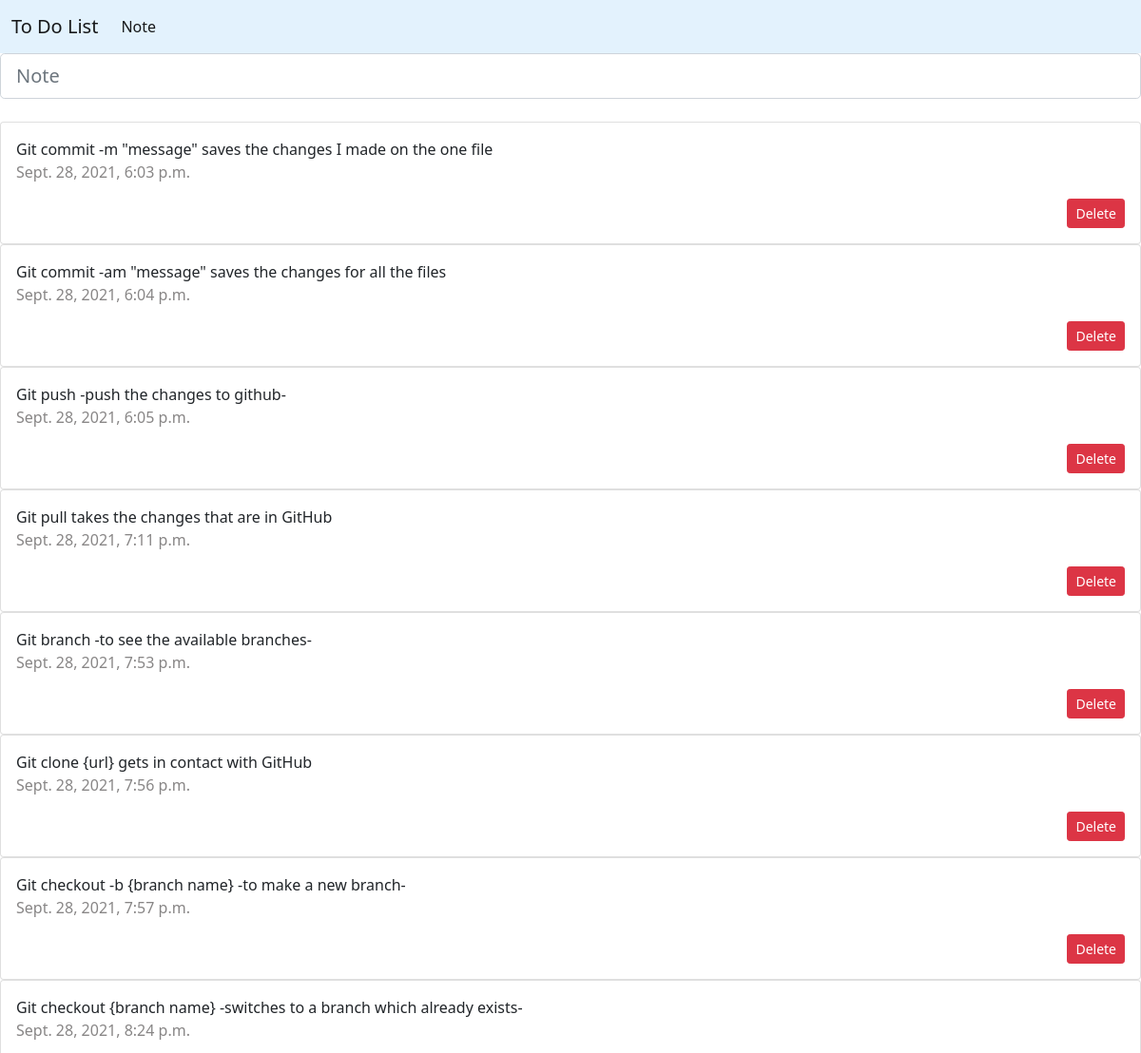
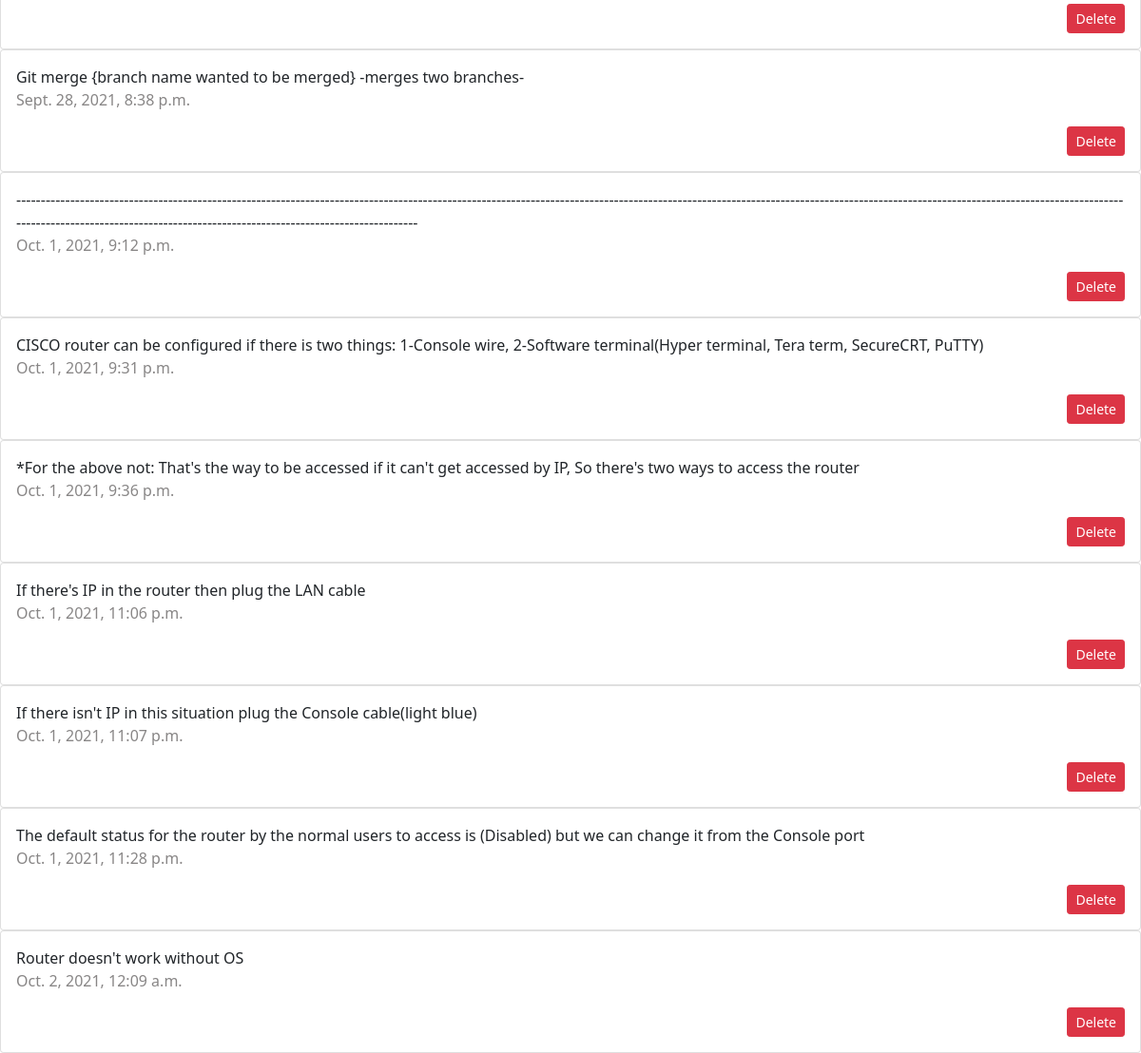
The app's page /note/ with its own data (2 pictures, top to bottom).
### to_do_list/models.py (models this page shows)
class Note(models.Model):
    note = models.TextField()
    publish_date = models.DateTimeField(blank=True, default=datetime.now())
    def __str__(self):
        return self.note

### to_do_list/views.py (the view)
# urls.py: path('note/', note_view, name='note'),
def note_view(request):
    note = Note.objects.all()
    form = Noteform(request.POST)
    return render(request, 'note.html', {'note': note, 'form': form})

### to_do_list/forms.py
class Noteform(forms.Form):
    note = forms.CharField(widget=forms.TextInput(attrs={'class': "form-control form-control-lg", 'type': "text", 'placeholder': "Note",
               'aria-label': "note input"}))

### to_do_list/templates/note.html (shortened to what this page needs)
<!DOCTYPE html>
<html lang="en">
<head>
</head>
{% extends 'navbar.html' %}
{% block content %}
<form method="POST" action="{% url 'add note' %}"> {% csrf_token %}
    {{ form.note }}<br>
</form>
{% if note %}
{% for n in note %}
<div class="card ">
    <div class="card-body">
        {{ n.note|striptags|capfirst }}<br>
        <p style="color: rgb(136, 134, 134);">{{ n.publish_date }}</p>
        <form method="POST" action="{% url 'delete note' %}">
            <div class="d-grid gap-1 justify-content-md-end">
                <button type="submit" class="btn btn-danger btn-sm" name="note_id" value="{{ n.id }}">Delete</button>
            </div>
        </form>
    </div>
</div>
{% endfor %}
{% else %}
<img class="position-absolute top-50 start-50 translate-middle"
    src="https://ihome.agency/en/images/empty-list.png" alt="You really don't have notes?" style="width: 600px;">
{% endif %}
{% endblock %}

### records on screen
Note: note "Git commit -m \"message\" saves the changes I made on the one file", publish_date "Sept. 28, 2021, 6:03 p.m.", {{ n.id }} 53 (drawn)
Note: note "Git commit -am \"message\" saves the changes for all the files", publish_date "Sept. 28, 2021, 6:04 p.m.", {{ n.id }} 54 (drawn)
Note: note "Git push -push the changes to github-", publish_date "Sept. 28, 2021, 6:05 p.m.", {{ n.id }} 55 (drawn)
Note: note "Git pull takes the changes that are in GitHub", publish_date "Sept. 28, 2021, 7:11 p.m.", {{ n.id }} 56 (drawn)
Note: note "Git branch -to see the available branches-", publish_date "Sept. 28, 2021, 7:53 p.m.", {{ n.id }} 58 (drawn)
Note: note "Git clone {url} gets in contact with GitHub", publish_date "Sept. 28, 2021, 7:56 p.m.", {{ n.id }} 60 (drawn)
Note: note "Git checkout -b {branch name} -to make a new branch-", publish_date "Sept. 28, 2021, 7:57 p.m.", {{ n.id }} 61 (drawn)
Note: note "Git checkout {branch name} -switches to a branch which already exists-", publish_date "Sept. 28, 2021, 8:24 p.m.", {{ n.id }} 62 (drawn)
Note: note "Git merge {branch name wanted to be merged} -merges two branches-", publish_date "Sept. 28, 2021, 8:38 p.m.", {{ n.id }} 63 (drawn)
Note: note "--------------------------------------------------------------------------------------------------------------------------------------------------------------------------------------------------------------------------------------------------------------------------------------------------------------------", publish_date "Oct. 1, 2021, 9:12 p.m.", {{ n.id }} 77 (drawn)
Note: note "CISCO router can be configured if there is two things: 1-Console wire, 2-Software terminal(Hyper terminal, Tera term, SecureCRT, PuTTY)", publish_date "Oct. 1, 2021, 9:31 p.m.", {{ n.id }} 78 (drawn)
Note: note "*For the above not: That's the way to be accessed if it can't get accessed by IP, So there's two ways to access the router", publish_date "Oct. 1, 2021, 9:36 p.m.", {{ n.id }} 80 (drawn)
Note: note "If there's IP in the router then plug the LAN cable", publish_date "Oct. 1, 2021, 11:06 p.m.", {{ n.id }} 81 (drawn)
Note: note "If there isn't IP in this situation plug the Console cable(light blue)", publish_date "Oct. 1, 2021, 11:07 p.m.", {{ n.id }} 82 (drawn)
Note: note "The default status for the router by the normal users to access is (Disabled) but we can change it from the Console port", publish_date "Oct. 1, 2021, 11:28 p.m.", {{ n.id }} 83 (drawn)
Note: note "Router doesn't work without OS", publish_date "Oct. 2, 2021, 12:09 a.m.", {{ n.id }} 85 (drawn)
